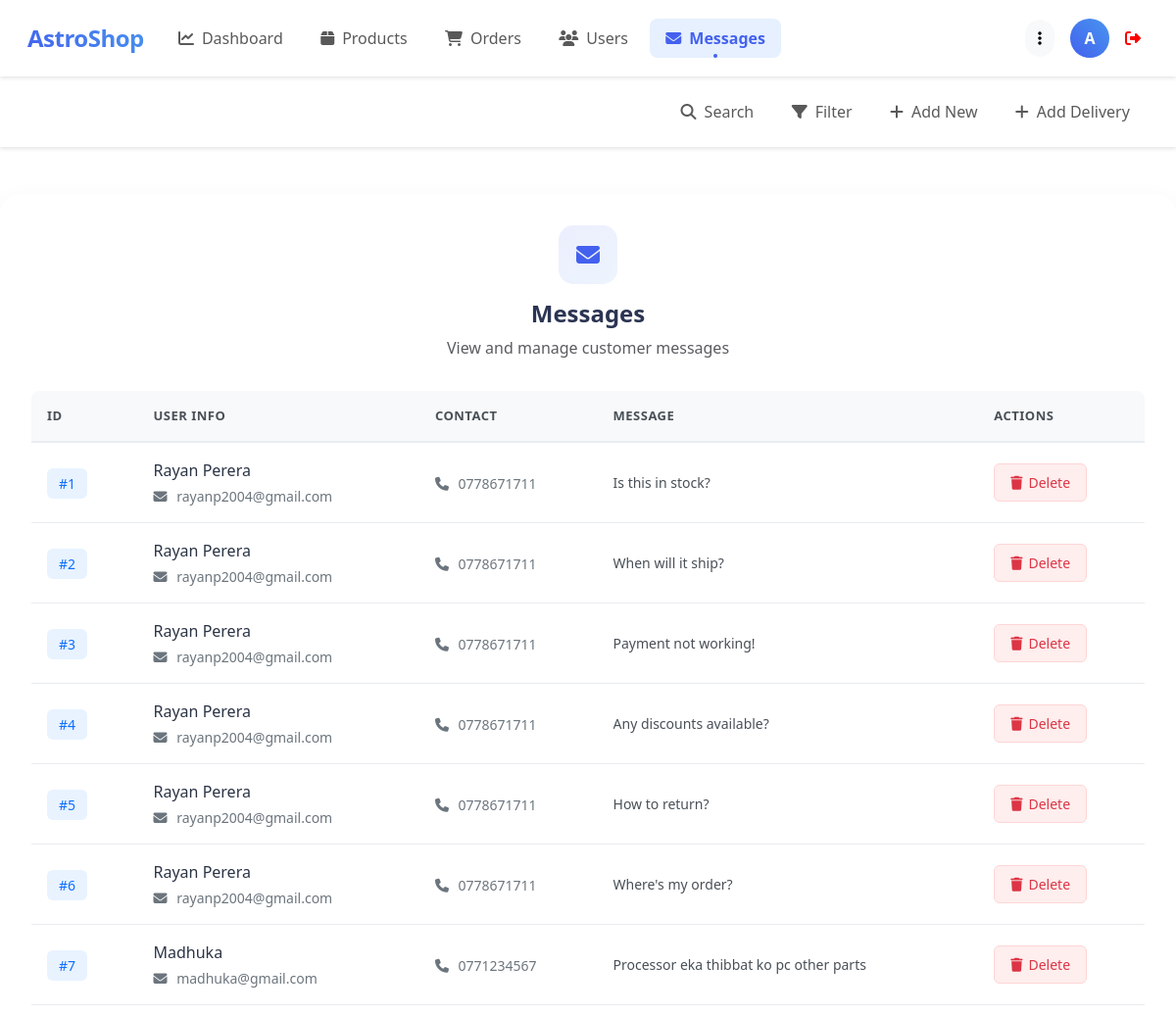
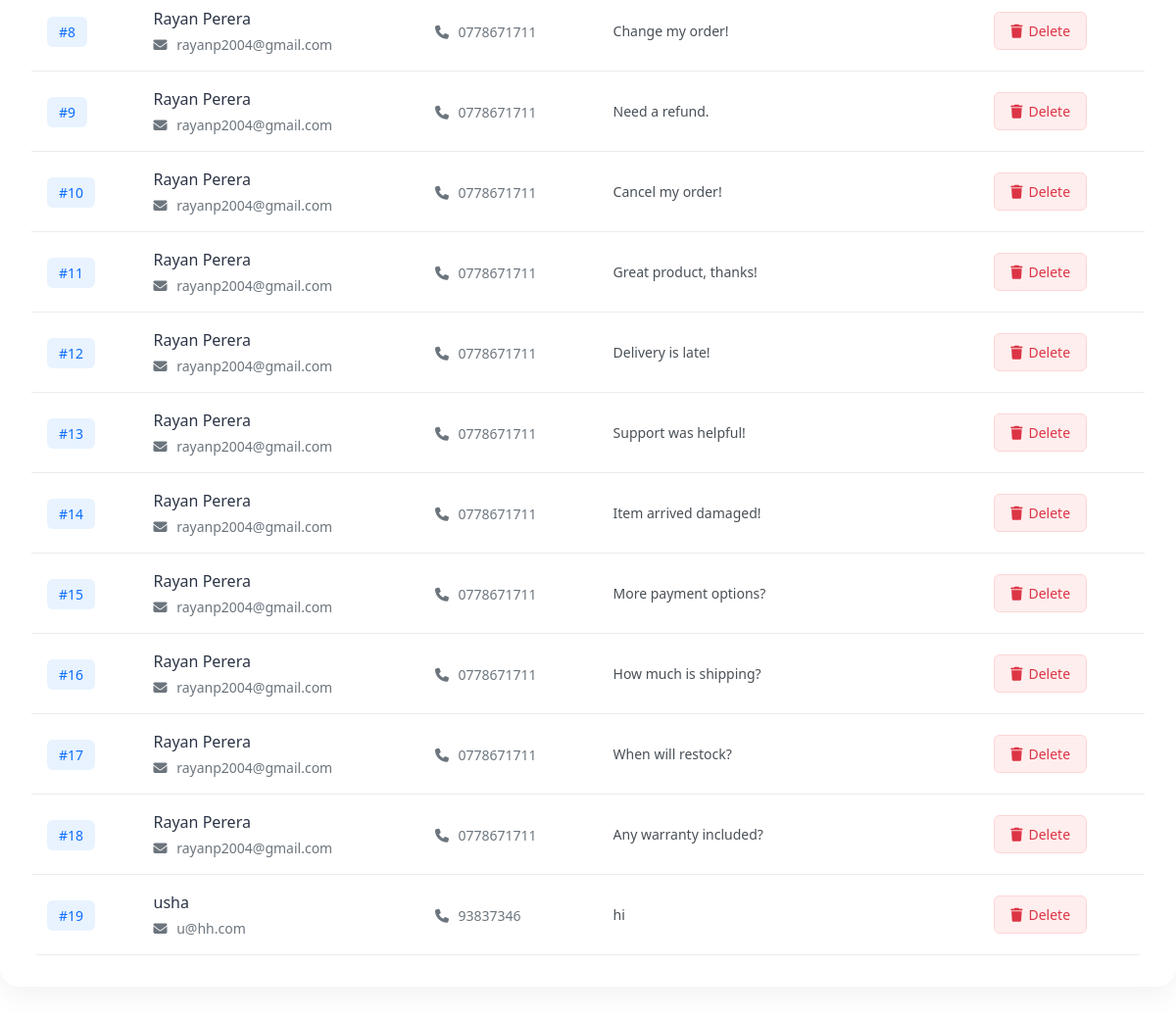
The page /admin/messages.php (signed in) on the database its author committed (2 pictures, top to bottom).
### tables this page shows
CREATE TABLE `messages` (
  `id` int NOT NULL,
  `user_id` int NOT NULL,
  `name` varchar(100) NOT NULL,
  `email` varchar(100) NOT NULL,
  `number` varchar(12) NOT NULL,
  `message` varchar(500) NOT NULL
);

### admin/messages.php (the view, shortened to what this page needs)
<?php
include '../components/connect.php';
?>
<!DOCTYPE html>
<html lang="en">
<head>
   <link href="https://cdn.jsdelivr.net/npm/bootstrap@5.3.0/dist/css/bootstrap.min.css" rel="stylesheet">
   <link rel="stylesheet" href="https://cdnjs.cloudflare.com/ajax/libs/font-awesome/6.1.1/css/all.min.css">
</head>
<body>
<?php include '../components/admin_header.php'; ?>
<section class="show-messages mt-5">
    <div class="content-card">
        <div class="card-header">
            <div class="header-icon">
                <i class="fas fa-envelope"></i>
            </div>
            <h2 class="header-title">Messages</h2>
            <p class="text-muted">View and manage customer messages</p>
        </div>
        <div class="table-container">
            <?php
            $select_messages = $conn->prepare("SELECT * FROM `messages`");
            $select_messages->execute();
            if($select_messages->rowCount() > 0){
            ?>
            <table class="modern-table">
                <thead>
                    <tr>
                        <th>ID</th>
                        <th>User Info</th>
                        <th>Contact</th>
                        <th>Message</th>
                        <th>Actions</th>
                    </tr>
                </thead>
                <tbody>
                    <?php
                    $row_number = 1;
                    while($fetch_message = $select_messages->fetch(PDO::FETCH_ASSOC)){
                    ?>
                    <tr>
                        <td>
                            <span class="id-badge">#<?= $row_number++; ?></span>
                        </td>
                        <td>
                            <div class="user-details">
                                <span class="user-name"><?= $fetch_message['name']; ?></span>
                                <span class="user-email">
                                    <i class="fas fa-envelope"></i> <?= $fetch_message['email']; ?>
                                </span>
                            </div>
                        </td>
                        <td>
                            <span class="user-contact">
                                <i class="fas fa-phone"></i> <?= $fetch_message['number']; ?>
                            </span>
                        </td>
                        <td>
                            <div class="message-content">
                                <?= $fetch_message['message']; ?>
                            </div>
                        </td>
                        <td>
                            <div class="action-buttons">
                                <a href="messages.php?delete=<?= $fetch_message['id']; ?>"
                                   onclick="return confirm('Are you sure you want to delete this message? This action cannot be undone.');"
                                   class="btn-delete">
                                    <i class="fas fa-trash"></i> Delete
                                </a>
                            </div>
                        </td>
                    </tr>
                    <?php } ?>
                </tbody>
            </table>
            <?php } ?>
        </div>
    </div>
</section>
</body>
</html>

### components/admin_header.php (shortened to what this page needs)
<nav class="navbar navbar-expand-lg modern-navbar sticky-top">
    <div class="container-fluid">
        <a class="navbar-brand" href="../admin/dashboard.php">
            AstroShop
        </a>
        <div class="collapse navbar-collapse" id="navbarContent">
            <ul class="navbar-nav me-auto mb-2 mb-lg-0">
                <li class="nav-item">
                    <a class="nav-link <?= basename($_SERVER['PHP_SELF']) == 'dashboard.php' ? 'active' : ''; ?>"
                       href="../admin/dashboard.php">
                        <i class="fas fa-chart-line me-2"></i>Dashboard
                    </a>
                </li>
                <li class="nav-item">
                    <a class="nav-link <?= basename($_SERVER['PHP_SELF']) == 'products.php' ? 'active' : ''; ?>"
                       href="../admin/products.php">
                        <i class="fas fa-box me-2"></i>Products
                    </a>
                </li>
                <li class="nav-item">
                    <a class="nav-link <?= basename($_SERVER['PHP_SELF']) == 'orders.php' ? 'active' : ''; ?>"
                       href="../admin/orders.php">
                        <i class="fas fa-shopping-cart me-2"></i>Orders
                    </a>
                </li>
                <li class="nav-item">
                    <a class="nav-link <?= basename($_SERVER['PHP_SELF']) == 'users.php' ? 'active' : ''; ?>"
                       href="../admin/users.php">
                        <i class="fas fa-users me-2"></i>Users
                    </a>
                </li>
                <li class="nav-item">
                    <a class="nav-link <?= basename($_SERVER['PHP_SELF']) == 'messages.php' ? 'active' : ''; ?>"
                       href="../admin/messages.php">
                        <i class="fas fa-envelope me-2"></i>Messages
                    </a>
                </li>
            </ul>
            <?php
                $select_profile = $conn->prepare("SELECT * FROM `admins` WHERE id = ?");
                $select_profile->execute([$admin_id]);
                $fetch_profile = $select_profile->fetch(PDO::FETCH_ASSOC);
            ?>
            <div class="profile-section">
                <div class="dropdown">
                    <button class="btn btn-light rounded-pill" data-bs-toggle="dropdown">
                        <i class="fas fa-ellipsis-v"></i>
                    </button>
                </div>
                <div class="dropdown">
                    <div class="profile-image" role="button" data-bs-toggle="dropdown">
                        <?= strtoupper(substr($fetch_profile['name'], 0, 1)); ?>
                    </div>
                </div>
                <a href="../components/admin_logout.php"
                   class=""
                   style="text-decoration: none; color: red;"
                   onclick="return confirm('Are you sure you want to logout?');">
                    <i class="fas fa-sign-out-alt me-2"></i>
                </a>
            </div>
        </div>
    </div>
</nav>
<nav class="navbar navbar-expand-lg modern-navbar">
    <div class="container-fluid">
        <div class="collapse navbar-collapse" id="secondaryNavContent">
            <ul class="navbar-nav ms-auto">
                <li class="nav-item">
                    <a class="nav-link" href="#">
                        <i class="fas fa-search me-2"></i>Search
                    </a>
                </li>
                <li class="nav-item">
                    <a class="nav-link" href="#">
                        <i class="fas fa-filter me-2"></i>Filter
                    </a>
                </li>
                <li class="nav-item">
                    <a class="nav-link" href="#">
                        <i class="fas fa-plus me-2"></i>Add New
                    </a>
                </li>
                <li class="nav-item">
                    <a class="nav-link" href="../admin/add-delivery-agent.php">
                        <i class="fas fa-plus me-2"></i>Add Delivery
                    </a>
                </li>
            </ul>
        </div>
    </div>
</nav>

### components/admin_header.php (style rules this page uses)
:root { --primary-color: #4361ee; --secondary-color: #3f37c9; --accent-color: #4895ef; }
.modern-navbar { background: white; padding: 1rem; box-shadow: 0 2px 15px rgba(0,0,0,0.05); }
.navbar-brand { font-size: 1.5rem; font-weight: 700; background: linear-gradient(45deg, var(--primary-color), var(--accent-color)); -webkit-background-clip: text; -webkit-text-fill-color: transparent; letter-spacing: -0.5px; }
.nav-link { position: relative; padding: 0.5rem 1rem !important; margin: 0 0.2rem; border-radius: 8px; transition: all 0.3s ease; }
.nav-link.active { background: rgba(67, 97, 238, 0.1); color: var(--primary-color) !important; font-weight: 600; }
.nav-link.active::after { content: ''; position: absolute; bottom: 0; left: 50%; transform: translateX(-50%); width: 4px; height: 4px; border-radius: 50%; background-color: var(--primary-color); }
.profile-section { display: flex; align-items: center; gap: 1rem; }
.profile-image { width: 40px; height: 40px; border-radius: 10px; background: linear-gradient(45deg, var(--primary-color), var(--accent-color)); display: flex; align-items: center; justify-content: center; color: white; font-weight: 600; }
.modern-navbar { background-color: #fff; box-shadow: 0 2px 4px rgba(0,0,0,0.1); }
.profile-image { width: 40px; height: 40px; background-color: #0d6efd; color: white; border-radius: 50%; display: flex; align-items: center; justify-content: center; font-weight: bold; cursor: pointer; }
.nav-link { padding: 0.5rem 1rem; border-radius: 0.5rem; transition: all 0.3s; }
.nav-link:hover, .nav-link.active { background-color: rgba(13, 110, 253, 0.1); color: #0d6efd; }

### admin/messages.php (style rules this page uses)
:root { --primary-color: #4361ee; --secondary-color: #3f37c9; --accent-color: #4895ef; --success-color: #2ecc71; --danger-color: #dc3545; --warning-color: #f39c12; }
.content-card { background: white; border-radius: 20px; padding: 2rem; box-shadow: 0 10px 30px rgba(0, 0, 0, 0.05); margin: 2rem auto; max-width: 1200px; }
.card-header { text-align: center; margin-bottom: 2rem; }
.header-icon { width: 60px; height: 60px; border-radius: 15px; background: linear-gradient(135deg, rgba(67, 97, 238, 0.1), rgba(72, 149, 239, 0.1)); color: var(--primary-color); display: flex; align-items: center; justify-content: center; font-size: 1.5rem; margin: 0 auto 1rem; }
.header-title { font-size: 1.5rem; font-weight: 700; color: #2b3452; margin-bottom: 0.5rem; }
.table-container { overflow-x: auto; border-radius: 8px; background: white; }
.modern-table { width: 100%; border-collapse: collapse; margin: 0; padding: 0; background-color: white; }
.modern-table thead tr { background-color: #f8f9fa; border-bottom: 2px solid #e9ecef; }
.modern-table th { padding: 16px; text-align: left; font-weight: 600; color: #495057; text-transform: uppercase; font-size: 13px; letter-spacing: 0.5px; }
.modern-table td { padding: 16px; vertical-align: middle; border-bottom: 1px solid #e9ecef; }
.id-badge { background: #e8f3ff; color: #0d6efd; padding: 6px 12px; border-radius: 6px; font-weight: 500; font-size: 14px; }
.user-details { display: flex; flex-direction: column; gap: 4px; }
.user-name { font-weight: 500; color: #2b3445; }
.user-contact, .user-email { font-size: 14px; color: #6c757d; }
.user-contact i, .user-email i { width: 16px; margin-right: 4px; }
.message-content { font-size: 14px; color: #495057; max-width: 300px; white-space: nowrap; overflow: hidden; text-overflow: ellipsis; }
.action-buttons { display: flex; gap: 8px; }
.btn-delete { padding: 8px 16px; border-radius: 6px; text-decoration: none; font-size: 14px; font-weight: 500; display: inline-flex; align-items: center; gap: 6px; background: #ffeeee; color: #dc3545; border: 1px solid #ffd5d5; transition: all 0.2s; }

### rows shown on the page
messages: name "Rayan Perera", email "rayanp2004@gmail.com", number "0778671711", message "Is this in stock?"
messages: name "Rayan Perera", email "rayanp2004@gmail.com", number "0778671711", message "When will it ship?"
messages: name "Rayan Perera", email "rayanp2004@gmail.com", number "0778671711", message "Payment not working!"
messages: name "Rayan Perera", email "rayanp2004@gmail.com", number "0778671711", message "Any discounts available?"
messages: name "Rayan Perera", email "rayanp2004@gmail.com", number "0778671711", message "How to return?"
messages: name "Rayan Perera", email "rayanp2004@gmail.com", number "0778671711", message "Where's my order?"
messages: name "Madhuka", email "madhuka@gmail.com", number "0771234567", message "Processor eka thibbat ko pc other parts"
messages: name "Rayan Perera", email "rayanp2004@gmail.com", number "0778671711", message "Change my order!"
messages: name "Rayan Perera", email "rayanp2004@gmail.com", number "0778671711", message "Need a refund."
messages: name "Rayan Perera", email "rayanp2004@gmail.com", number "0778671711", message "Cancel my order!"
messages: name "Rayan Perera", email "rayanp2004@gmail.com", number "0778671711", message "Great product, thanks!"
messages: name "Rayan Perera", email "rayanp2004@gmail.com", number "0778671711", message "Delivery is late!"
messages: name "Rayan Perera", email "rayanp2004@gmail.com", number "0778671711", message "Support was helpful!"
messages: name "Rayan Perera", email "rayanp2004@gmail.com", number "0778671711", message "Item arrived damaged!"
messages: name "Rayan Perera", email "rayanp2004@gmail.com", number "0778671711", message "More payment options?"
messages: name "Rayan Perera", email "rayanp2004@gmail.com", number "0778671711", message "How much is shipping?"
messages: name "Rayan Perera", email "rayanp2004@gmail.com", number "0778671711", message "When will restock?"
messages: name "Rayan Perera", email "rayanp2004@gmail.com", number "0778671711", message "Any warranty included?"
messages: name "usha", email "u@hh.com", number "93837346", message "hi"

### other values the page prints
substr($fetch_profile['name'], 0, 1) "A"
